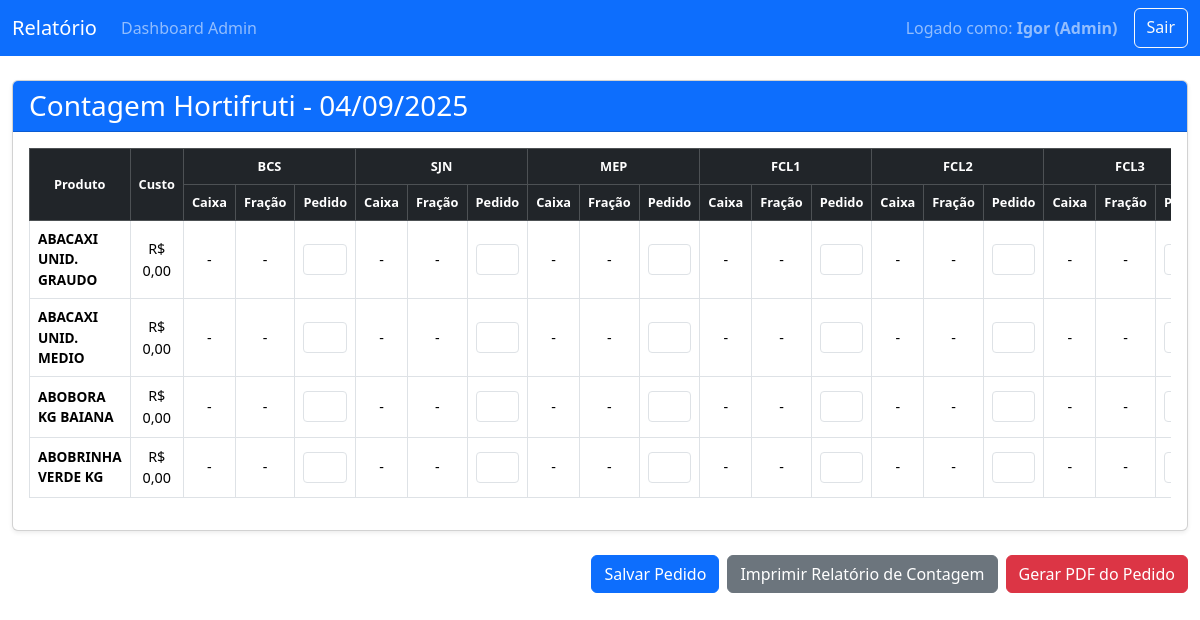
/relatorio (signed in), run on the app's committed database.
### tables this page shows
CREATE TABLE products (id INTEGER PRIMARY KEY AUTOINCREMENT, name TEXT UNIQUE NOT NULL, unidade_fracionada TEXT NOT NULL, codigo_interno TEXT UNIQUE);

### app.py (the view)
@app.route('/relatorio')
@admin_required
def relatorio():
    report_data, nome_dia = obter_dados_relatorio()
    if report_data is None:
        return "<h1>Hoje nao e um dia de pedido, portanto nao ha relatorio.</h1>"
    return render_template('relatorio.html', report_data=report_data, lojas=LOJAS, data_hoje=datetime.now().strftime('%d/%m/%Y'))

### app.py (called while the page is built, shortened)
def get_db():
    db_url = os.environ.get('DATABASE_URL')
    if db_url:
        return psycopg2.connect(db_url)
    else:
        conn = sqlite3.connect(DATABASE)
        conn.row_factory = sqlite3.Row
        return conn

def get_product_costs():
    costs = {}
    try:
        db_database = os.environ.get('DB2_DATABASE')
        db_hostname = os.environ.get('DB2_HOSTNAME')
        db_port = os.environ.get('DB2_PORT')
        db_username = os.environ.get('DB2_USERNAME')
        db_password = os.environ.get('DB2_PASSWORD')
        if not all([db_database, db_hostname, db_port, db_username, db_password]):
            print("AVISO: Variaveis de ambiente do DB2 nao configuradas. Custos nao serao carregados.")
            return {}
    except Exception as e:
        print(f"ERRO AO CONECTAR COM O DB2: {e}")
    return costs

def admin_required(f):
    @wraps(f)
    def decorated_function(*args, **kwargs):
        if 'username' not in session: return redirect(url_for('login'))
        if session.get('role') != 'admin': return "Acesso negado.", 403
        return f(*args, **kwargs)
    return decorated_function

def get_products_for_day(day_id):
    db = get_db()
    cursor = db.cursor()
    db_url = os.environ.get('DATABASE_URL')
    query = "SELECT p.id, p.name, p.unidade_fracionada, p.codigo_interno FROM products p JOIN product_availability pa ON p.id = pa.product_id WHERE pa.day_id = %s ORDER BY p.name;" if db_url else "SELECT p.id, p.name, p.unidade_fracionada, p.codigo_interno FROM products p JOIN product_availability pa ON p.id = pa.product_id WHERE pa.day_id = ? ORDER BY p.name;"
    cursor.execute(query, (day_id,))
    products_data = cursor.fetchall()
    products_list = [dict(zip([desc[0] for desc in cursor.description], row)) for row in products_data]
    for p in products_list: p['nome'] = p.pop('name')
    cursor.close()
    db.close()
    return products_list

### templates/relatorio.html (shortened to what this page needs)
<!DOCTYPE html>
<html lang="pt-br">
<head>
    <link href="https://cdn.jsdelivr.net/npm/bootstrap@5.3.3/dist/css/bootstrap.min.css" rel="stylesheet">
</head>
<body>
    <nav class="navbar navbar-expand-lg navbar-dark bg-primary">
        <div class="container-fluid">
            <a class="navbar-brand" href="/relatorio">Relatório</a>
            <div class="navbar-nav me-auto"><a class="nav-link" href="/admin">Dashboard Admin</a></div>
            <div class="d-flex">
                <span class="navbar-text me-3">Logado como: <strong>{{ session.username }} (Admin)</strong></span>
                <a href="/logout" class="btn btn-outline-light">Sair</a>
            </div>
        </div>
    </nav>
    <div class="container-fluid mt-4 mb-5">
        <div class="card shadow-sm">
            <div class="card-header bg-primary text-white">
                <h1 class="h3 mb-0">Contagem Hortifruti - {{ data_hoje }}</h1>
            </div>
            <div class="card-body">
                <div class="table-responsive">
                    <table class="table table-bordered" id="relatorio-tabela">
                        <thead class="table-dark">
                            <tr>
                                <th rowspan="2" style="width: 25%;">Produto</th>
                                <th rowspan="2" style="width: 10%;">Custo</th>
                                {% for loja_nome in lojas %}
                                    <th colspan="3">{{ loja_nome }}</th>
                                {% endfor %}
                            </tr>
                            <tr>
                                {% for loja_nome in lojas %}
                                    <th>Caixa</th>
                                    <th>Fração</th>
                                    <th>Pedido</th>
                                {% endfor %}
                            </tr>
                        </thead>
                        <tbody>
                            {% for produto in report_data %}
                            <tr>
                                <th scope="row" class="text-start">{{ produto.produto_nome }}</th>
                                <td>{{ produto.custo }}</td>
                                {% for loja in produto.lojas %}
                                    <td>{{ loja.caixa if loja.caixa > 0 else '-' }}</td>
                                    <td>{{ loja.fracao if loja.fracao != '0' else '-' }}</td>
                                    <td>
                                        <input type="number" data-produto="{{ produto.produto_nome }}" data-loja="{{ loja.nome }}"
                                               class="form-control form-control-sm pedido-input mx-auto" min="0"
                                               value="{{ loja.pedido_salvo }}">
                                    </td>
                                {% endfor %}
                            </tr>
                            {% endfor %}
                        </tbody>
                    </table>
                </div>
            </div>
        </div>
        <div class="mt-4 d-flex justify-content-end botoes-acao">
            <button id="btn-salvar-pedido" class="btn btn-primary">Salvar Pedido</button>
            <button onclick="window.print()" class="btn btn-secondary ms-2">Imprimir Relatório de Contagem</button>
            <button id="btn-gerar-pedido" class="btn btn-danger ms-2">Gerar PDF do Pedido</button>
        </div>
    </div>
</body>
</html>

### templates/relatorio.html (style rules this page uses)
#relatorio-tabela th, #relatorio-tabela td { text-align: center; vertical-align: middle; font-size: 0.9rem; padding: 0.5rem; }
#relatorio-tabela thead th { font-size: 0.8rem; }
#relatorio-tabela tbody th { text-align: left; font-size: 0.85rem; }
.pedido-input { max-width: 70px; }

### data on the page
products: produto_nome "ABACAXI UNID. GRAUDO", custo "R$ 0,00", caixa "-" "-" "-" "-" "-" "-", fracao "-" "-" "-" "-" "-" "-"
products: produto_nome "ABACAXI UNID. MEDIO", custo "R$ 0,00", caixa "-" "-" "-" "-" "-" "-", fracao "-" "-" "-" "-" "-" "-"
products: produto_nome "ABOBORA KG BAIANA", custo "R$ 0,00", caixa "-" "-" "-" "-" "-" "-", fracao "-" "-" "-" "-" "-" "-"
products: produto_nome "ABOBRINHA VERDE KG", custo "R$ 0,00", caixa "-" "-" "-" "-" "-" "-", fracao "-" "-" "-" "-" "-" "-"

### other printed values
{{ session.username }} "Igor"
{{ loja_nome }} "BCS" "SJN" "MEP" "FCL1" "FCL2" "FCL3"
